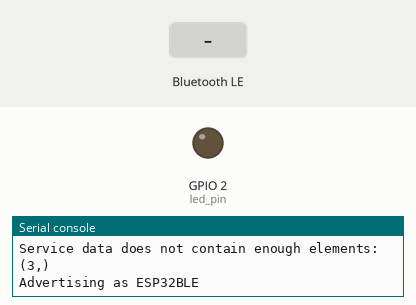
Simulated run of this program. Board: ESP32 board running MicroPython. On the bench: output pins drawn as LEDs (lit = HIGH), the last lines printed to the serial console. Inputs (shaded band) come from the test bench. Nothing arrives over Bluetooth unless stated.

Above: at 1.2 s.
1.3 s: "LED ON" written over Bluetooth
At 2.0 s:
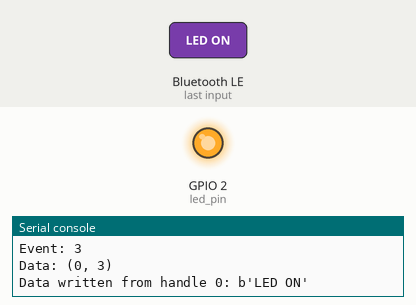
2.8 s: "LED OFF" written over Bluetooth
At 3.1 s:
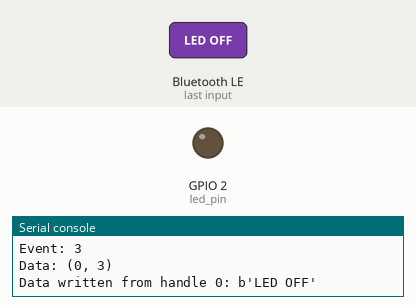
Timing chart, 0 to 5.8 s (numbered marks = the images above; inputs shaded):
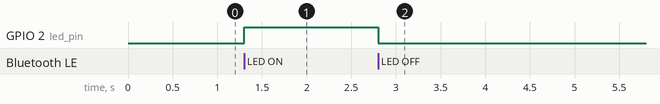

Measured:
- after the input at 1.3 s, GPIO 2 (led_pin): LOW → HIGH at once
- after the input at 2.8 s, GPIO 2 (led_pin): HIGH → LOW at once

The program:

Bluetooth.py
```python
import time
import ubluetooth
from machine import Pin

class BLEPeripheral:
    def __init__(self, name, led_pin):
        self.name = name
        self.led = Pin(led_pin, Pin.OUT)  # Initialize the LED pin as output
        self.ble = ubluetooth.BLE()
        self.ble.active(True)
        self.ble.irq(self.irq_handler)
        self.register_services()
        self.advertise()

    def irq_handler(self, event, data):
        print("Event:", event)
        print("Data:", data)

        # Check if the event matches expected BLE events
        if event == 1:  # This is a placeholder value; replace with correct event code if known
            conn_handle = data[0]
            print("Central connected, handle:", conn_handle)
            self.led_on()  # Turn on LED when a device connects
        elif event == 2:  # This is a placeholder value; replace with correct event code if known
            conn_handle = data[0]
            print("Central disconnected, handle:", conn_handle)
            self.led_off()  # Turn off LED when no devices are connected
            self.advertise()  # Restart advertising after disconnection
        elif event == 3:  # This is a placeholder value; replace with correct event code if known
            conn_handle, attr_handle = data
            value = self.ble.gatts_read(attr_handle)
            print("Data written from handle {}: {}".format(conn_handle, value))
            self.on_write(value, conn_handle)
        else:
            print("Unhandled event:", event)
            print("Event data:", data)

    def on_write(self, value, conn_handle):
        # Handle the data written to the characteristic
        command = value.decode('utf-8').strip()
        if command == "LED ON":
            self.led_on()
        elif command == "LED OFF":
            self.led_off()
        else:
            print("Unknown command from handle {}: {}".format(conn_handle, command))

    def led_on(self):
        self.led.value(1)  # Turn on the LED

    def led_off(self):
        self.led.value(0)  # Turn off the LED

    def register_services(self):
        service_uuid = ubluetooth.UUID('12345678-1234-5678-1234-56789abcdef0')
        char_uuid = ubluetooth.UUID('87654321-4321-6789-4321-fedcba987654')
        char = (char_uuid, ubluetooth.FLAG_WRITE | ubluetooth.FLAG_READ)
        service = (service_uuid, (char,))

        try:
            self.services = self.ble.gatts_register_services((service,))
            print("Services registered:", self.services)

            if self.services and len(self.services) > 0:
                for idx, service_data in enumerate(self.services):
                    print(f"Service {idx} data:", service_data)

                    if len(service_data) >= 2:
                        self.service_handle = service_data[0]
                        self.char_handle = service_data[1][0]  # Assuming only one characteristic
                        print("Service handle:", self.service_handle)
                        print("Characteristic handle:", self.char_handle)
                    else:
                        print("Service data does not contain enough elements:", service_data)
            else:
                raise RuntimeError("No services registered or empty response")
        except Exception as e:
            print("Error in service registration:", e)

    def advertise(self):
        name = self.name
        adv_data = bytearray(b'\x02\x01\x06')  # General discoverable mode
        adv_data.extend(bytearray((len(name) + 1, 0x09)))  # Length of the name + 1 (for the 0x09 type byte)
        adv_data.extend(name.encode('utf-8'))  # Complete local name
        # Add more flags to ensure compatibility with both iPhone and Android
        adv_data.extend(b'\x03\x03\x12\x18')  # Complete list of 16-bit Service Class UUIDs
        adv_data.extend(b'\x05\x02\x12\x18\x00\x00')  # Incomplete list of 16-bit Service Class UUIDs
        self.ble.gap_advertise(100000, adv_data)
        print("Advertising as", name)

# Create BLE peripheral with LED connected to GPIO pin 2
ble_peripheral = BLEPeripheral("ESP32BLE", led_pin=2)

# Keep the script running
while True:
    time.sleep(1)
```
